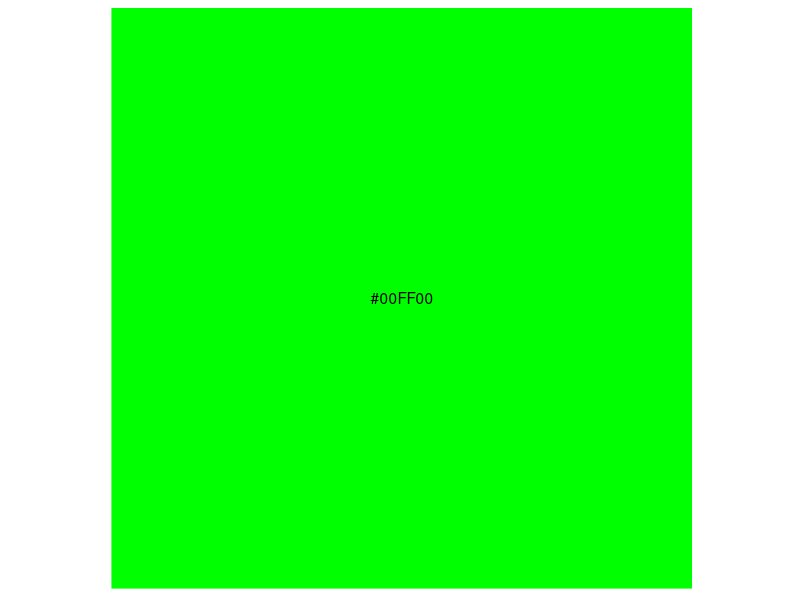
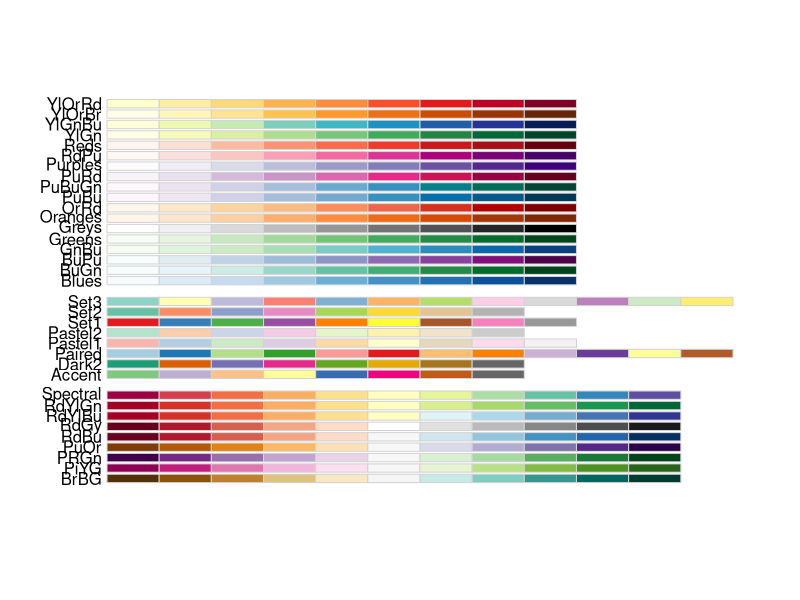
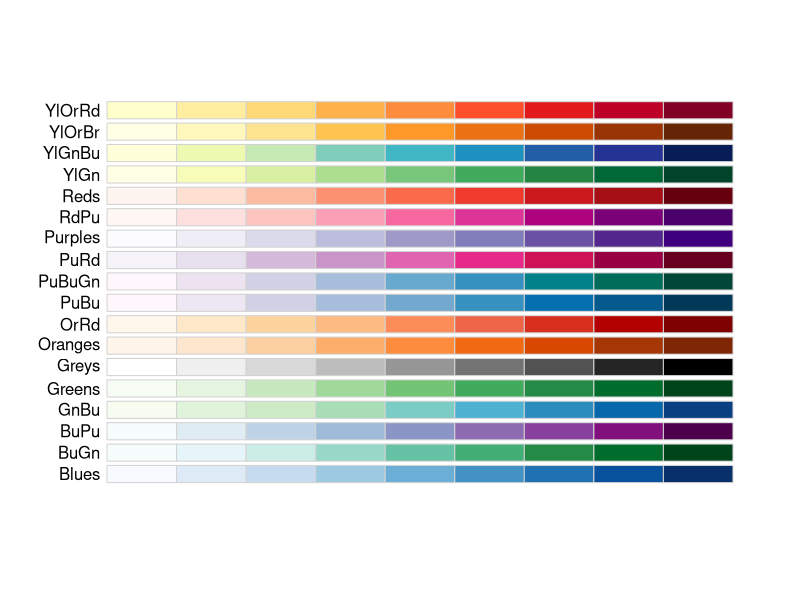
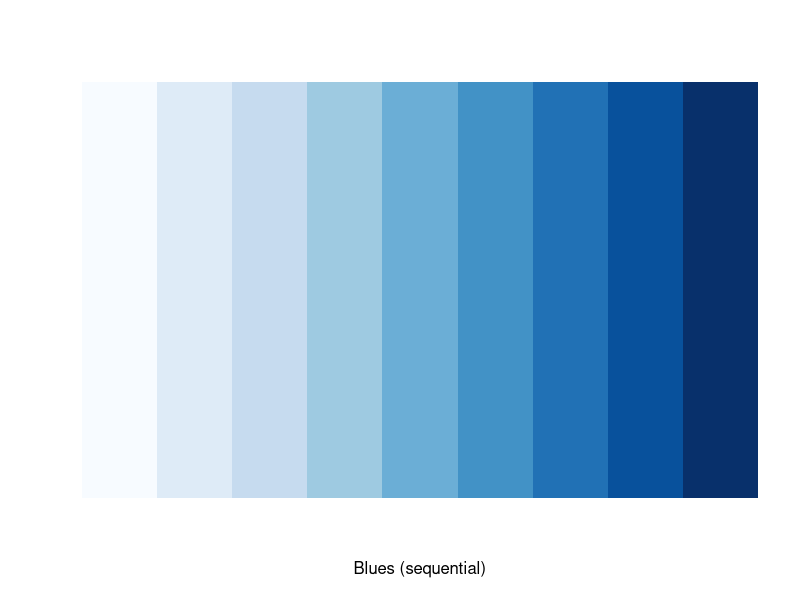
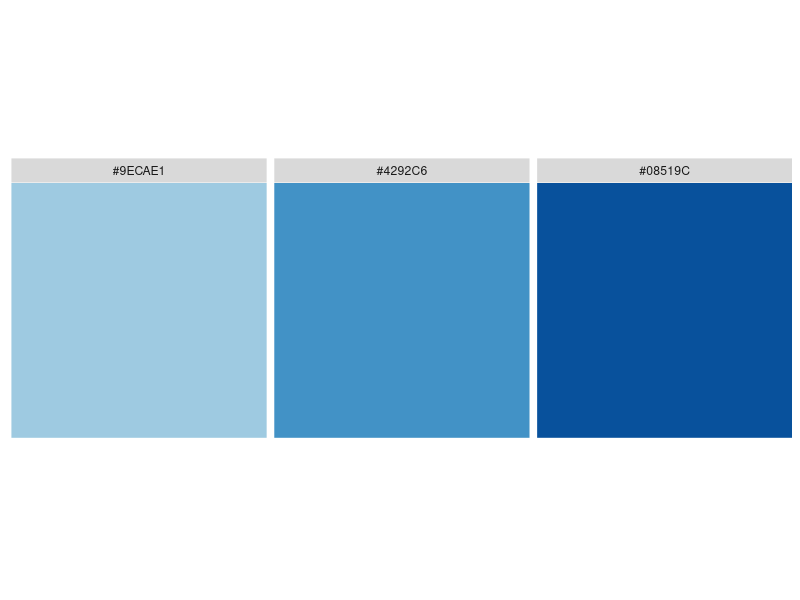
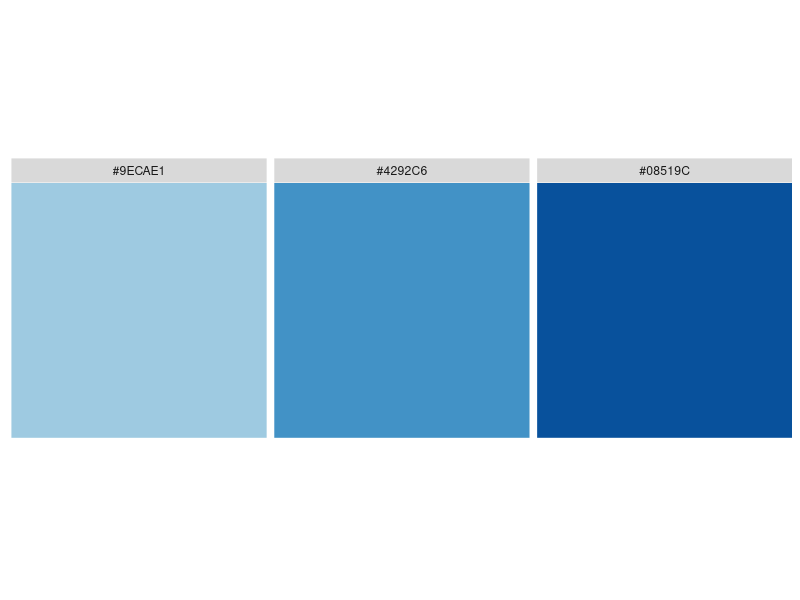
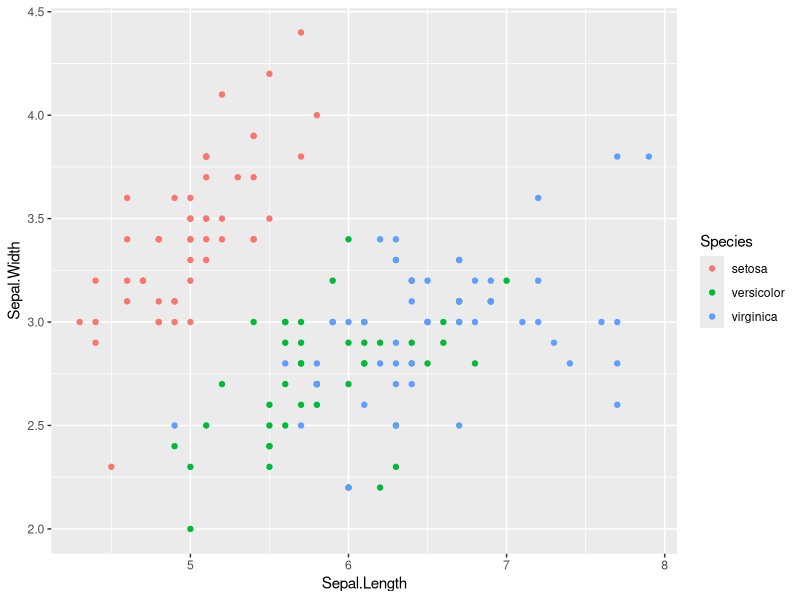
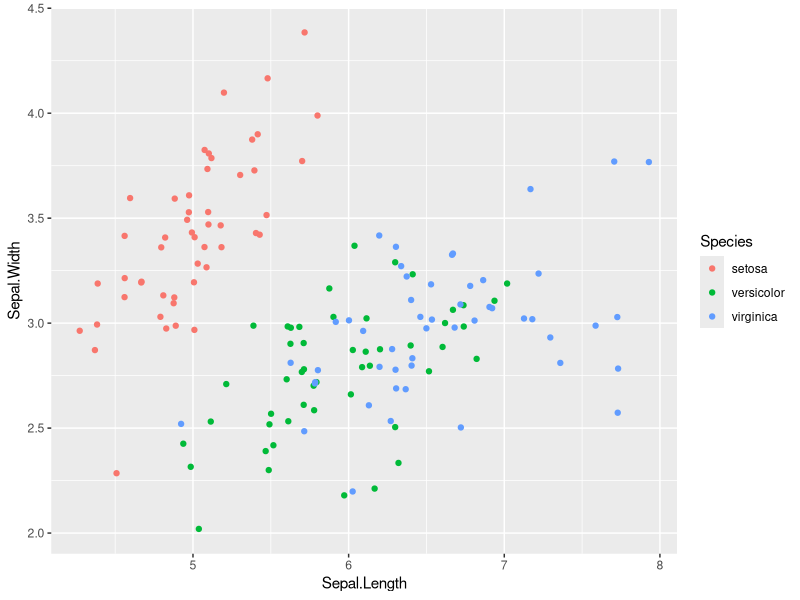

Write R code to recreate these figures, in order. (Note: this script raises an error after producing the figures.)
# ggplot2 coding challange
# Ghadi 
# 19.10.2020

# load packages
library(ggplot2) # part of tidyverse library 
library(RColorBrewer)

library(munsell)
library(Hmisc)
library(lattice)
library(survival)
library(Formula)

# Using color:
# Hex codes - 6 alpha-numeric digits long

# Base 16 (hexadecimal) numbering system
# 16 1-digit(16^1): 0-9 & a-f(or A-F) same
# 256 2-digit(16^2): 00-ff


# Base 10 numbring systems
# 10 1-digit(10^1): 0-9
# 100 2-digit(10^2): 00-99
# 1000 3-digit(10^3): 000-999 WILL NOT USE

# Hex codes: "RRGGBB"
"#FFFFFF" # All color = Black or White ? White
"#000000" #No color = Black or White ? Black
"#af9900" #Dark gold
munsell::plot_hex("#00FF00") #show color

# in total we have :
256*256*256 # RR*GG*BB -> 16 77 216

# see all color pallet 
display.brewer.all()

display.brewer.all(type = "seq")

display.brewer.pal(9, "Blues")

brewer.pal(9, "Blues")

myBlues <- brewer.pal(9, "Blues")[c(4,6,8)]

# BELLOW 2 function have same output
plot_hex(myBlues)

munsell::plot_hex(myBlues)

# Load dataset
iris
# 1- Basic scatter plot with color
# first , save plot with color
g <- ggplot(iris, aes(x=Sepal.Length , y=Sepal.Width, color = Species)) 

# Then add various other layers

g +
  geom_point()
# Problem with using points: Overlapping :/
# here because of "low precision data"
# Solution 
g +
  geom_jitter()

g +
  geom_point(position = "jitter")

posn_j <- position_jitter(seed = 136)

g +
  geom_point(position = posn_j)

# 3 - linear model without background 
g + geom_point(position = posn_j , shape=1 ) +
  stat_smooth(method = "lm", se = FALSE) + # Linear Model
  scale_color_brewer("Iris Species", palette = "Dark2") + # change color & give it diff name 
  theme(legend.position = c(0.1,0.9)) +
  #scale_x_continuous("Sepal Length(cm)", limits = c(4,8)) +
  #scale_y_continuous("Sepal Width (cm)", limits = c(2,5)) +
  coord_cartesian(xlim = c(4,8),ylim = c(2,5),expand = 0,clip = "off")
  theme_classic()

  
## 3 img 
  
ggplot(iris, aes(x=Sepal.Length , y=Sepal.Width)) +
  geom_point(position = posn_j ,shape=16 , alpha = 0.6) +
  geom_smooth(method = "lm", se = FALSE,color ="#cb181d") +
  coord_cartesian(xlim = c(4,8) , ylim = c(2,5) , expand = 0 , clip = "off")+
  facet_grid(. ~ Species) +
  labs(title = "The iris data set again!",
       caption = "Anderson ,1931",
       x ="Sepal Length(cm)",
       y ="Sepal Wedth(cm)",
       color = "") +
  theme_classic(10) +
  theme(rect = element_blank(),
        legend.position = c(0.2,0.9),
        aspect.ratio = 1)





    
# Mammal EX:-  
msleep

msleep2 <- msleep %>% 
  select(vore, sleep_total) %>% 
  na.omit()

msleep2

# a) "Dot" plot
g2 <- ggplot(msleep2, aes(x = vore, y = sleep_total, color = vore)) +
  geom_point(position = position_jitter(width = 0.2, seed = 136), 
             shape = 16, alpha = 0.65) +
  scale_color_brewer(palette = "Dark2") +
  scale_y_continuous(limits = c(0,24),
                     breaks = seq(0, 24, 6),
                     expand = c(0,0)) +
  scale_x_discrete(labels = c("Carnivore",
                              "Herbivore",
                              "Insectivore",
                              "Omnivore")) +
  labs(title = "a) Dot Plot",
       x = "Eating Habits",
       y = "Total Sleep Time (h)") +
  theme_classic() +
  theme(axis.text.x = element_text(angle = 45, hjust = 1),
        legend.position = "none") +
  NULL
g2

# dot plot with mean & sd
g2  + stat_summary(fun.data = mean_cl_normal)

#facet_grid(sleep_total ~ vore) +

# How about a density plot:
ggplot(msleep2, aes(sleep_total, color = vore)) +
  geom_density()

# b) "Dot" plot with mean and sd
data_summary <- function(x) {
  m <- mean(msleep2$sleep_total)
  ymin <- m-sd(msleep2$sleep_total)
  ymax <- m+sd(msleep2$sleep_total)
  return(c(y=m,ymin=ymin,ymax=ymax))
}
g2 + stat_summary(fun.data=data_summary, color="black")



# c) Just the mean and the sd
gc <- ggplot(msleep2, aes(x = vore, y = sleep_total, color = vore))
#posn_j <- position_jitter(seed = 136)

gc +
  geom_jitter(width = 0.3, alpha =  0.6, shape =1)


set.seed(136)
xx <- rnorm(100, 10, 6)
mean(xx)
sd(xx)
smean.sdl(xx, mult = 1)
mean_sdl(xx, mult = 1)

gc +
  stat_summary(fun.data = mean_sdl, 
               fun.args = list(mult = 1))




 
# d) Bar (aka "Dynamite") plot
gBar <- ggplot(msleep2, aes(factor(vore), fill = factor(sleep_total)))
gBar

gBar +
  geom_bar(position = "fill") 

# e) Box plot

# f) Violin plot


#theme(legend.position = left)
#scale_x_continuous( limits = c(4,8)) +
#scale_y_continuous(limits = c(2,5))
